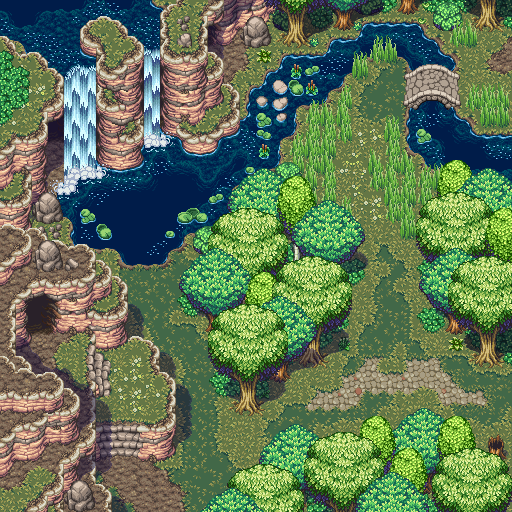

A 2D game scene composited from a Tiled map and its tileset images. What follows is a short description and the map's XML, with each tile layer's data collapsed to a summary:
An orthogonal 32x32 tile map with 16x16 px tiles, 5 tile layers (Under Sprite 1, Under Sprite 2, Object Layer, Over Sprite 1, ...), 1 hidden layer not drawn, 9 tilesets.

<map version="1.9" tiledversion="1.9.1" orientation="orthogonal" renderorder="right-down" width="32" height="32" tilewidth="16" tileheight="16" infinite="0" nextlayerid="8" nextobjectid="1">
 <tileset firstgid="1" source="summer forest wang tiles.tsx" />
 <tileset firstgid="2049" source="summer forest.tsx" />
 <tileset firstgid="2721" source="summer waterfall B.tsx" />
 <tileset firstgid="2801" source="summer 32x32.tsx" />
 <tileset firstgid="2808" source="summer trees 80x112.tsx" />
 <tileset firstgid="2811" source="summer 16x32.tsx" />
 <tileset firstgid="2817" source="bonus bridge.tsx" />
 <tileset firstgid="2818" source="collision &amp; alpha.tsx" />
 <tileset firstgid="2946" source="summer water sparkles.tsx" />
 <layer id="1" name="Under Sprite 1" width="32" height="32">
  <data>[1024 cells, 944 non-empty, 245 distinct tile ids]</data>
 </layer>
 <layer id="3" name="Under Sprite 2" width="32" height="32">
  <data>[1024 cells, 163 non-empty, 42 distinct tile ids]</data>
 </layer>
 <layer id="4" name="Object Layer" width="32" height="32">
  <data>[1024 cells, 84 non-empty, 15 distinct tile ids]</data>
 </layer>
 <layer id="5" name="Over Sprite 1" width="32" height="32">
  <data>[1024 cells, 263 non-empty, 126 distinct tile ids]</data>
 </layer>
 <layer id="6" name="Over Sprite 2" width="32" height="32">
  <data>[1024 cells, 116 non-empty, 60 distinct tile ids]</data>
 </layer>
 <layer id="7" name="Collision" width="32" height="32" visible="0">
  <data>[1024 cells, 580 non-empty, 28 distinct tile ids]</data>
 </layer>
</map>
